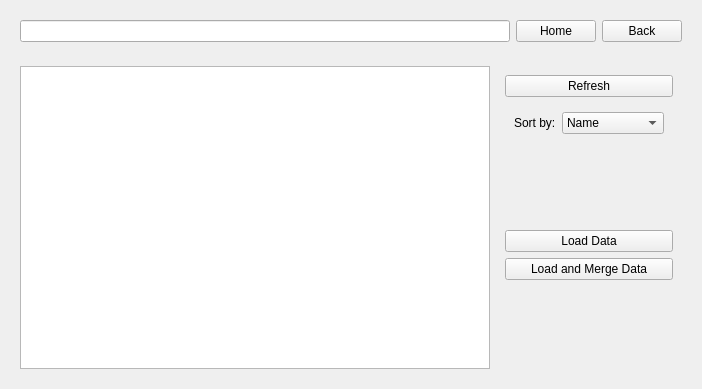
<?xml version="1.0" encoding="UTF-8"?>
<ui version="4.0">
 <class>Form</class>
 <widget class="QWidget" name="Form">
  <property name="geometry">
   <rect>
    <x>0</x>
    <y>0</y>
    <width>702</width>
    <height>389</height>
   </rect>
  </property>
  <property name="windowTitle">
   <string>Form</string>
  </property>
  <layout class="QVBoxLayout" name="verticalLayout">
   <item>
    <widget class="QWidget" name="widget" native="true">
     <property name="maximumSize">
      <size>
       <width>16777215</width>
       <height>60</height>
      </size>
     </property>
     <layout class="QHBoxLayout" name="horizontalLayout">
      <item>
       <widget class="QLineEdit" name="txtpath"/>
      </item>
      <item>
       <widget class="QPushButton" name="btnhome">
        <property name="text">
         <string>Home</string>
        </property>
       </widget>
      </item>
      <item>
       <widget class="QPushButton" name="btnback">
        <property name="text">
         <string>Back</string>
        </property>
       </widget>
      </item>
     </layout>
    </widget>
   </item>
   <item>
    <widget class="QWidget" name="widget_3" native="true">
     <layout class="QHBoxLayout" name="horizontalLayout_2">
      <item>
       <widget class="QTableView" name="table_view">
        <property name="alternatingRowColors">
         <bool>false</bool>
        </property>
        <property name="showGrid">
         <bool>false</bool>
        </property>
        <property name="sortingEnabled">
         <bool>true</bool>
        </property>
        <property name="cornerButtonEnabled">
         <bool>false</bool>
        </property>
        <attribute name="verticalHeaderVisible">
         <bool>false</bool>
        </attribute>
       </widget>
      </item>
      <item>
       <widget class="QWidget" name="widget_5" native="true">
        <property name="minimumSize">
         <size>
          <width>100</width>
          <height>0</height>
         </size>
        </property>
        <layout class="QVBoxLayout" name="verticalLayout_3">
         <item>
          <widget class="QPushButton" name="btnrefresh">
           <property name="text">
            <string>Refresh</string>
           </property>
          </widget>
         </item>
         <item>
          <widget class="QWidget" name="widget_2" native="true">
           <layout class="QHBoxLayout" name="horizontalLayout_3">
            <item>
             <widget class="QLabel" name="label">
              <property name="text">
               <string>Sort by:</string>
              </property>
             </widget>
            </item>
            <item>
             <widget class="ComboBox" name="sort">
              <property name="editable">
               <bool>false</bool>
              </property>
              <property name="currentText" stdset="0">
               <string>Name</string>
              </property>
              <item>
               <property name="text">
                <string>Name</string>
               </property>
              </item>
              <item>
               <property name="text">
                <string>Size</string>
               </property>
              </item>
              <item>
               <property name="text">
                <string>Type</string>
               </property>
              </item>
              <item>
               <property name="text">
                <string>Last modified</string>
               </property>
              </item>
             </widget>
            </item>
           </layout>
          </widget>
         </item>
         <item>
          <spacer name="verticalSpacer">
           <property name="orientation">
            <enum>Qt::Vertical</enum>
           </property>
           <property name="sizeHint" stdset="0">
            <size>
             <width>20</width>
             <height>40</height>
            </size>
           </property>
          </spacer>
         </item>
         <item>
          <widget class="QPushButton" name="btnload">
           <property name="text">
            <string>Load Data</string>
           </property>
          </widget>
         </item>
         <item>
          <widget class="QPushButton" name="btnmerge">
           <property name="text">
            <string>Load and Merge Data</string>
           </property>
          </widget>
         </item>
         <item>
          <spacer name="verticalSpacer_2">
           <property name="orientation">
            <enum>Qt::Vertical</enum>
           </property>
           <property name="sizeHint" stdset="0">
            <size>
             <width>20</width>
             <height>40</height>
            </size>
           </property>
          </spacer>
         </item>
        </layout>
       </widget>
      </item>
     </layout>
    </widget>
   </item>
  </layout>
 </widget>
 <customwidgets>
  <customwidget>
   <class>ComboBox</class>
   <extends>QComboBox</extends>
   <header>mslice/widgets/dataloader/combo_box.h</header>
  </customwidget>
 </customwidgets>
 <resources/>
 <connections/>
</ui>
